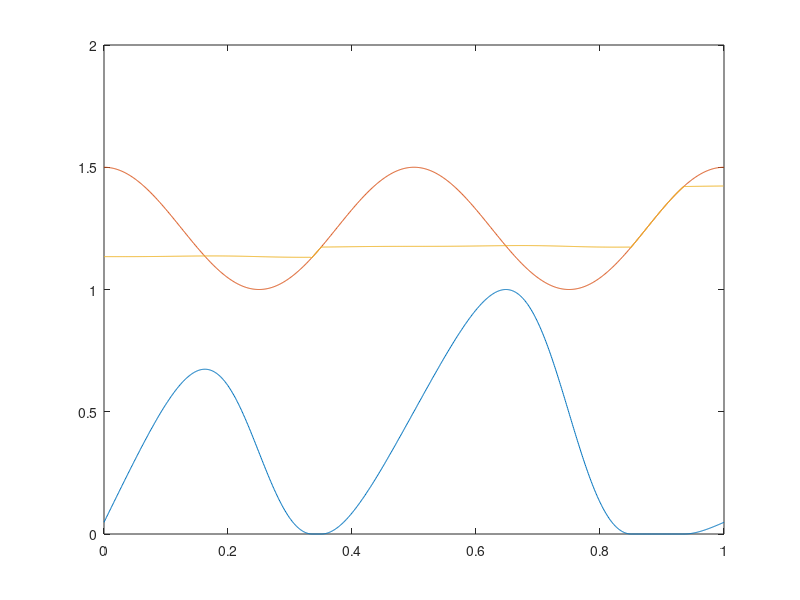

Write the MATLAB code that produced this figure.
p0 = 0.001;

nx =  1024;
x = linspace(0,1,nx)'; dx = x(2)-x(1);

%C = -sum(1./h.^2) / sum(1./h.^3);

%% sinusoides decrecientes
A1 = .25; A2 = 0.25;
h = 1.25 + ( (1-x)*A1 + A2*x ).*cos(2*2*pi*x) + (A1-A2)*x;

% %% semi-circulos
% h = x*0 + 1.25;
% per = 1;
% l = 0.3;
% for i=1:length(h)
%     aux = mod(x(i),per)/per;
%     if (aux > l && aux < (1-l))
%        h(i) = 1.25 + sqrt(- (aux-0.5)^2 + (0.5-l)^2);
%     end
% end

% sinusoides uniformes
% h = 1.25 + .25.*cos(4*2*pi*x);
%

%% triangulos
% h = x*0 + 1.25;
% per = 1/2;
% l = 0.3;
% for i=1:length(h)
%     aux = mod(x(i),per)/per;
%     if (aux > l && aux < (1-l))
%        h(i) = 1.25 + abs(aux-0.5) - 0.5 + l;
%     end
% end
% %%

s = .5*[(h(1:end-1).^3 + h(2:end).^3); h(end-1)^3+h(1)^3];

DpS = sparse(diag(s(2:end)+s(1:end-1)) - diag(s(2:end-1),1));
DpS(1,end) = -s(end-1);

In  = sparse(-diag(s(2:end-1),-1));
In(end,1) = -s(end-1);

b = -dx*diff([h(1:end-1);h(1)]);

p = zeros(nx-1,1);

tol = 1e-12;
err = tol + 1;

b(1)=p0; DpS(1,:) = [1 zeros(1,nx-2)];


v = DpS \ b;

while (err>tol)
    aux = p;
    p = v - DpS\(In*p);
    p(p<0) = 0;
    err = norm(aux-p,'inf')/norm(p,'inf');
end

%%
p = [p;p(1)];

J = -h(1:end-1).^3.*diff(p)/dx + h(1:end-1);
% p = ( DpS + In ) \ b;

figure(2)
plot(x,p/max(p),x,h,x(1:end-1),J)
